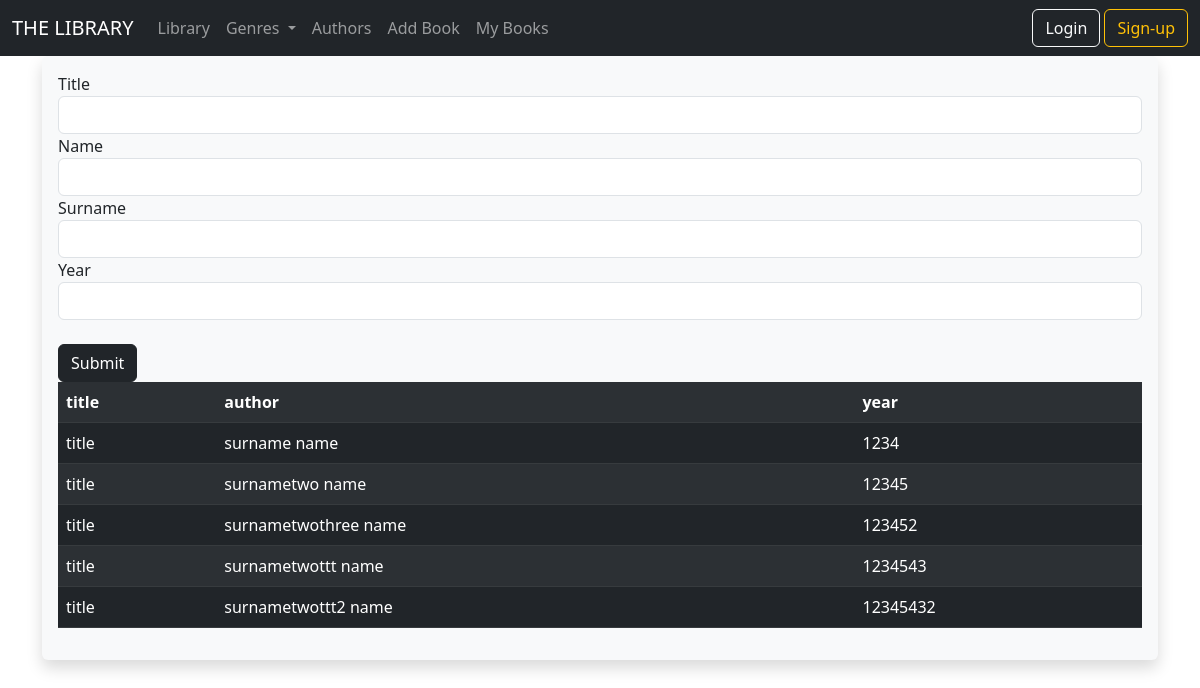
Screenshot of /addbook with the database file from the repository.
### models/db_models.py (models this page shows)
class Book(db.Model):
    id = db.Column(db.Integer, primary_key=True)
    title = db.Column(db.String(100), nullable=False, unique=False)
    author_name = db.Column(db.String(100), nullable=False, unique=False)
    author_surname = db.Column(db.String(100), nullable=True, unique=False)
    year = db.Column(db.String(100), nullable=False, unique=False)
    reviews = db.relationship("Review", backref='reviewed_book')

### main.py (the view)
@app.route('/addbook', methods=['GET', 'POST'])
def addbook():
    book_form = BookForm()
    if book_form.validate_on_submit():
        book = Book(title=book_form.title.data, author_name=book_form.author_name.data, author_surname=book_form.author_surname.data, year=book_form.year.data)
        db.session.add(book)
        db.session.commit()
    books = Book.query.all()
    return render_template("add_book.html", books=books, book_form=book_form)

### forms.py
class BookForm(FlaskForm):
    title = StringField("Title", validators=[DataRequired()])
    author_name = StringField("Name", validators=[DataRequired()])
    author_surname = StringField("Surname", validators=[DataRequired()])
    year = IntegerField("Year", validators=[DataRequired()])
    submitbutton = SubmitField("Submit")

### templates/add_book.html (shortened to what this page needs)
{% extends 'base.html'%}
{% block content %}
<div class="shadow p-3 mb-5 bg-body-tertiary rounded">
<form method="POST">
    {{book_form.title.label}}
    {{book_form.title(class="form-control")}}
    {{book_form.author_name.label}}
    {{book_form.author_name(class="form-control")}}
    {{book_form.author_surname.label}}
    {{book_form.author_surname(class="form-control")}}
    {{book_form.year.label}}
    {{book_form.year(class="form-control")}}
    <br>
    {{book_form.submitbutton(class="btn btn-dark")}}
</form>
    <table class="table table table-dark table-hover table-striped">
    <th>title</th>
    <th>author</th>
    <th>year</th>
    {%for book in books %}
<tr>
    <td>{{book.title}}</td>
    <td>{{book.author_surname}} {{book.author_name}}</td>
    <td>{{book.year}}</td>
</tr>
{%endfor%}
</table>
</div>
{% endblock %}

### templates/base.html (shortened to what this page needs)
<!doctype html>
<html lang="en">
  <head>
    <link href="https://cdn.jsdelivr.net/npm/bootstrap@5.3.0-alpha1/dist/css/bootstrap.min.css" rel="stylesheet">
  </head>
  <body>
  {% include "navbar.html" %}
  <div class="container">
    {%block content%}
    {% endblock %}
  </div>
  </body>
</html>

### templates/navbar.html (shortened to what this page needs)
<nav class="navbar navbar-expand-lg bg-dark navbar-dark">
  <div class="container-fluid">
    <a class="navbar-brand" href="{{url_for('home')}}">THE LIBRARY</a>
    <div class="collapse navbar-collapse" id="navbarSupportedContent">
      <ul class="navbar-nav me-auto mb-2 mb-lg-0">
        <li class="nav-item">
          <a class="nav-link" aria-current="page" href="{{url_for('home')}}">Library</a>
        </li>
        <li class="nav-item dropdown">
          <a class="nav-link dropdown-toggle" href="#" role="button" data-bs-toggle="dropdown" aria-expanded="false">
            Genres
          </a>
        </li>
        <li class="nav-item">
          <a class="nav-link" href="{{url_for('authors')}}">Authors</a>
        </li>
        <li class="nav-item">
          <a class="nav-link" href="{{url_for('addbook')}}">Add Book</a>
        </li>
        <li class="nav-item">
          <a class="nav-link" href="{{url_for('my_books')}}">My Books</a>
        </li>
      </ul>
      <ul class="nav justify-content-end">
      <li class="nav-item">
        {%if current_user.is_authenticated %}
        <a href="{{url_for('logout')}}"><button class="btn btn-outline-danger" type="submit">Logout</button></a>
        {% else %}
        <a href="{{url_for('login')}}"><button class="btn btn-outline-light" type="submit">Login</button></a>
        <a href="{{url_for('signup')}}"><button type="button" class="btn btn-outline-warning">Sign-up</button></a>
        {% endif %}
      </li>
      </ul>
    </div>
  </div>
</nav>

### rows the page displays
Book: author_surname.label "Surname", title "title", author_surname "surname", author_name "name", year "1234"
Book: title "title", author_surname "surnametwo", author_name "name", year "12345"
Book: title "title", author_surname "surnametwothree", author_name "name", year "123452"
Book: title "title", author_surname "surnametwottt", author_name "name", year "1234543"
Book: title "title", author_surname "surnametwottt2", author_name "name", year "12345432"

### other values shown
{{ book_form.title.label }} "Title"
{{ book_form.author_name.label }} "Name"
{{ book_form.year.label }} "Year"
